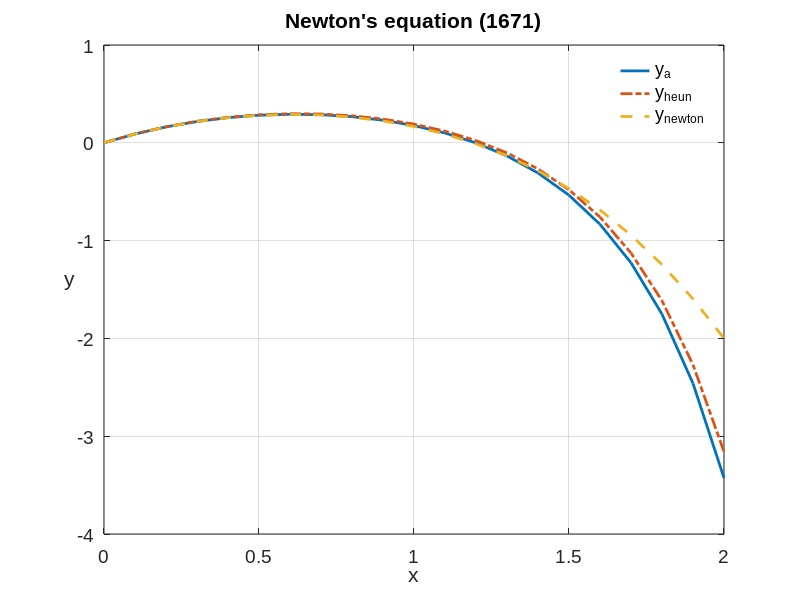

MATLAB code for this plot:
% Program newton
% Computes the solution of Newton's
% 1. order equation (1671):
% dy/dx = 1-3*x + y + x^2 +x*y , y(0) = 0
% using Heun's method
%
clear all; % clear all variables (and globals),
close all; % delete all figures
clc;       % clear command window

xend = 2;
dx = 0.1;
steps = round(xend/dx) + 1;
y = zeros(steps,1); x = y ;ya = y ;ynt = y;  % allocate space
y(1)= 0.0 ; x(1) = 0.0;
%fprintf('       t(s)       v(m/s)        Re \n\n');

time1 = cputime;

for n = 1:steps - 1
   x(n+1) = n*dx;
   xn = x(n);
   fn = 1 + xn*(xn-3) + y(n)*(1 + xn);
   yp = y(n) + dx*fn; % Predictor
   xnp1 = x(n+1);
   fnp1 = 1 + xnp1*(xnp1-3) + yp*(1 + xnp1);
   y(n+1) = y(n) + 0.5*dx*(fn  + fnp1);
end

time2=cputime-time1;
fprintf('Elapsed time %f',time2);

%% === Analytical solution
a = sqrt(2)/2;
t1 = exp(x.*(1+ x/2));
t2 = erf((1+x)*a)-erf(a);
ya = 3*sqrt(2*pi*exp(1))*t1.*t2 + 4*(1-t1)-x;

%% === Newton's solution
ynt = x - x.*x + x.^3/3 - x.^4/6; 

%% Plot results
h=plot(x,ya,x,y,'-.',x,ynt,'--');


%% Improve plot: set line width, labels, legends, fonts and title
set(h(:),'linewidth',2);

grid on

hh(1,:)=xlabel('x');
hh(2,:)=ylabel('y','Rotation',0);
hh(3,:)=legend('y_{a}','y_{heun}','y_{newton}');

FS = 14;
set(hh(:),'FontName','Arial');
set(hh(:),'FontSize',FS);
set(gca,'FontSize',FS);
set(gca,'FontName','Arial');
set(hh(3),'box','off');
title('Newton''s equation (1671)')
%title('Newton''s equation (1671)','FontSize',FS)
